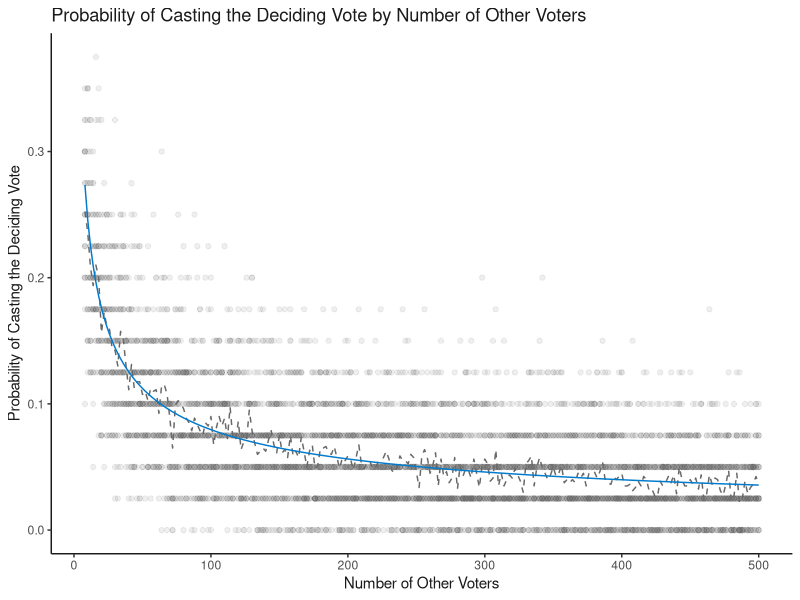
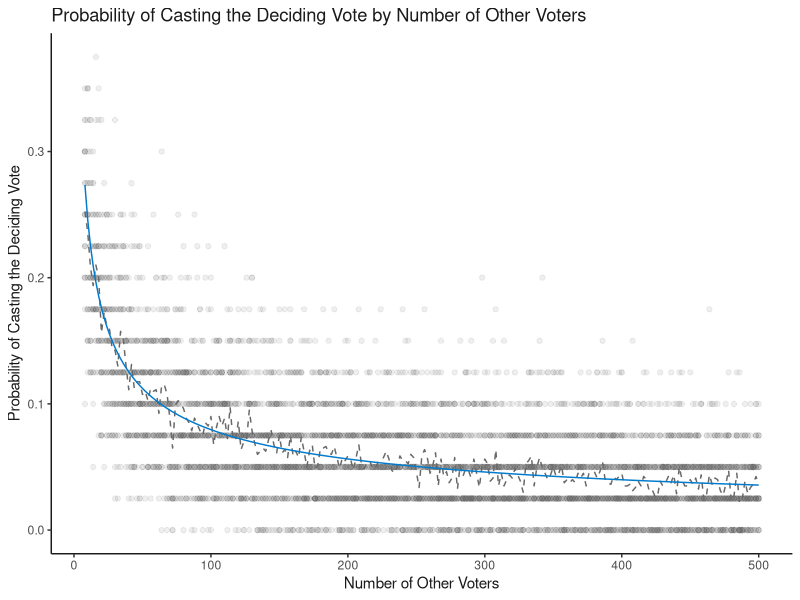

Reproduce these figures in R, in order.
# https://fivethirtyeight.com/features/a-puzzle-will-you-yes-you-decide-the-election/

library(ggplot2)

probOfPivotalVote <- function(n){
  x <- 2 * n
  return(choose(x, x / 2) / 2 ^ x)
}

probsOfPV <- unlist(lapply(4:250, probOfPivotalVote))

simOneVote <- function(n){
  x <- 2 * n
  return(sum(sample(c(1,0), size = x, replace = T)) == x / 2)
}

simOneBatchOfVotes <- function(n){
  return(mean(replicate(40, simOneVote(n))))
}

simSeveralBatchesOfVotes <- function(n){
  return(replicate(20, simOneBatchOfVotes(n)))
}

estProbsOfPV <- lapply(4:250, simSeveralBatchesOfVotes)
estAvgProbOfPV <- c()
for(i in 1:length(estProbsOfPV)){
  estAvgProbOfPV <- c(estAvgProbOfPV, mean(estProbsOfPV[[i]]))
}

ggplot() +
  geom_point(
    aes(
      x = rep(2 * 4:250, each = 20),
      y = unlist(estProbsOfPV)
    ),
    color = '#686868',
    alpha = 0.1
  ) +
  geom_line(
    aes(
      x = rep(2 * 4:250),
      y = estAvgProbOfPV
    ),
    color = '#686868',
    linetype = 'dashed'
  ) +
  geom_line(
    aes(
      x = 2 * 4:250,
      y = probsOfPV
    ),
    colour = '#007acc'
  ) +
  theme_bw() +
  theme(
    panel.border = element_blank(),
    panel.grid.major = element_blank(),
    panel.grid.minor = element_blank(),
    axis.line = element_line(colour = '#1a1a1a'),
    plot.title = element_text(colour = "#1a1a1a"),
    axis.title.x = element_text(colour = "#1a1a1a"),
    axis.title.y = element_text(colour = "#1a1a1a"),
  ) +
  labs(
    title = 'Probability of Casting the Deciding Vote by Number of Other Voters',
    x = 'Number of Other Voters',
    y = 'Probability of Casting the Deciding Vote'
  )

ggsave(
  'riddler.png',
  width = 8,
  height = 5,
  units = 'in',
  dpi = 'retina'
)
